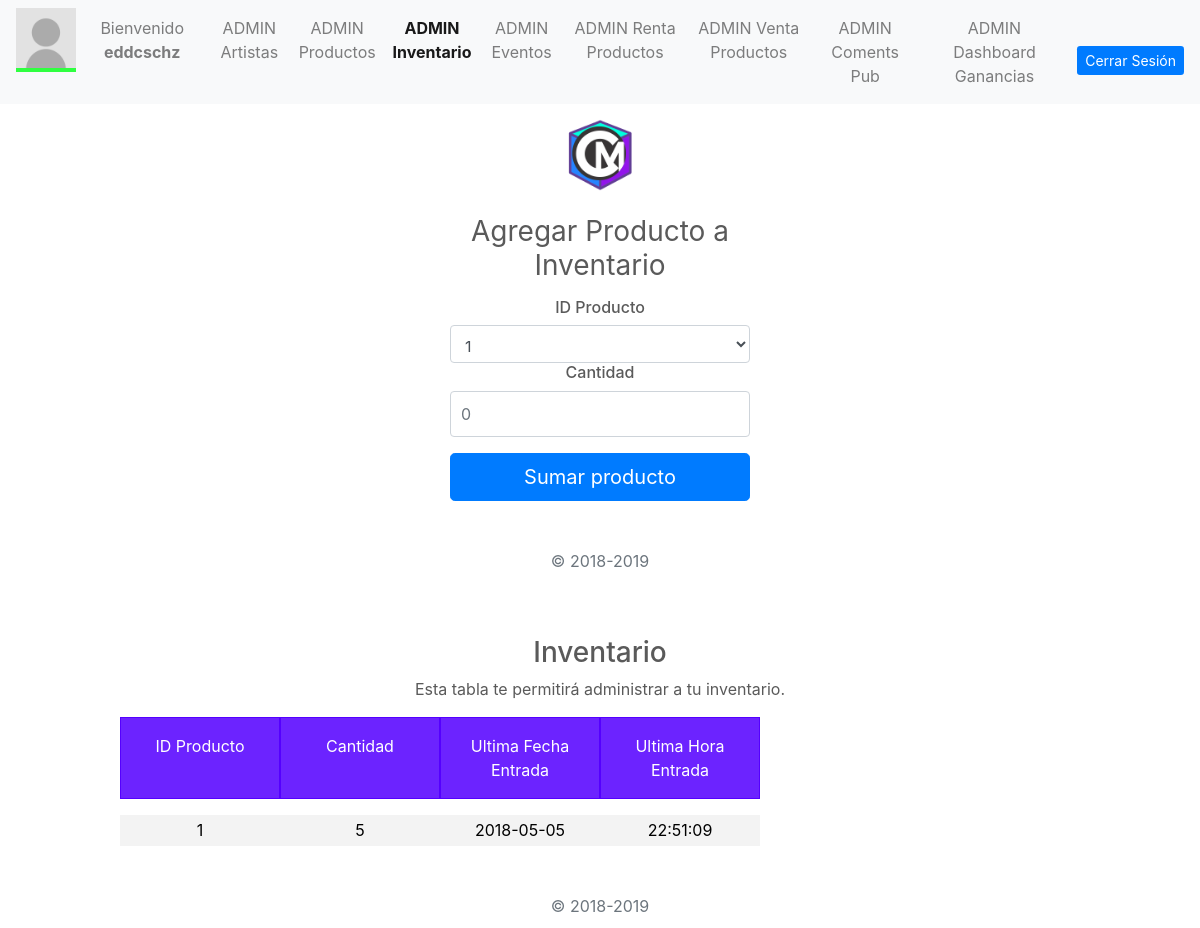
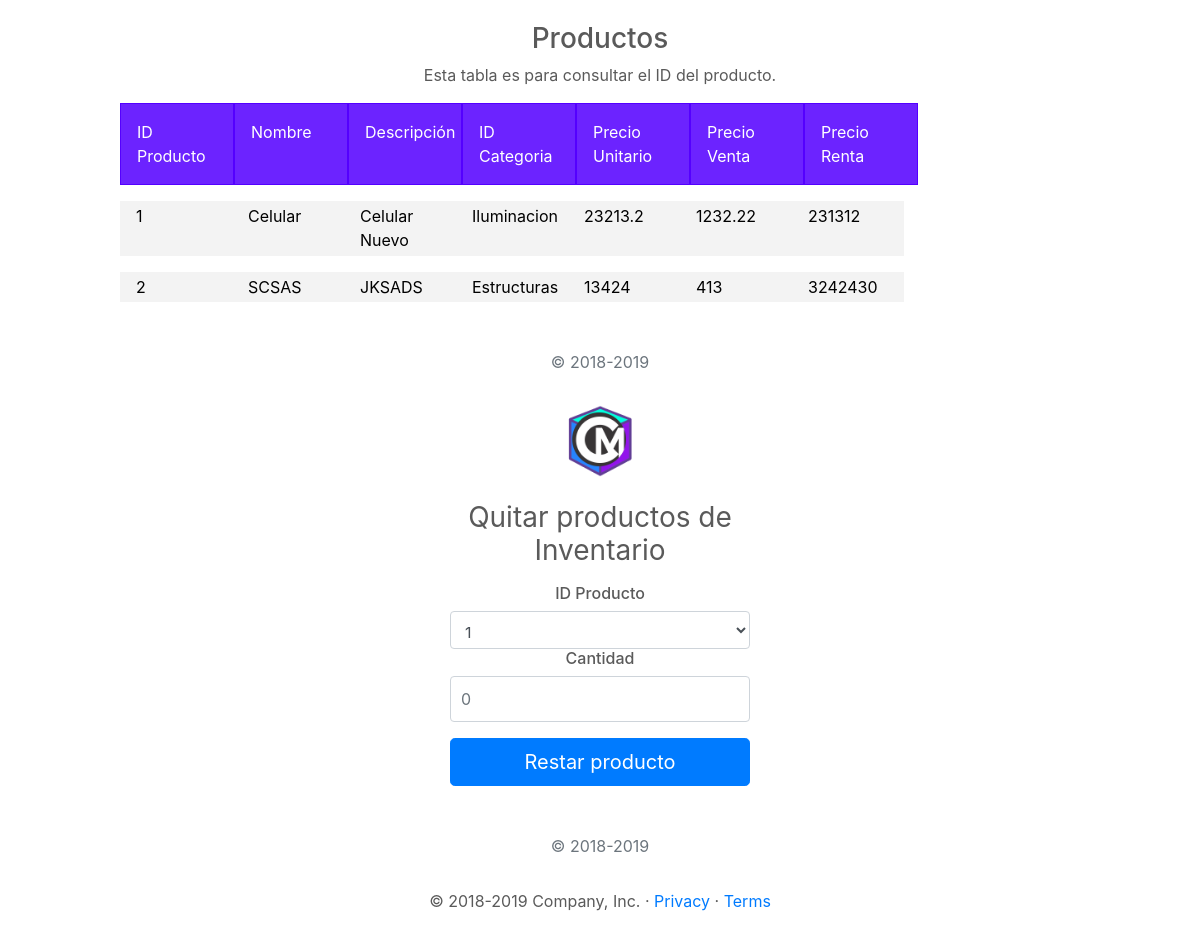
Before: /UserAdmin/AdminInvent.php (signed in) with the older database file (2 pictures, top to bottom).
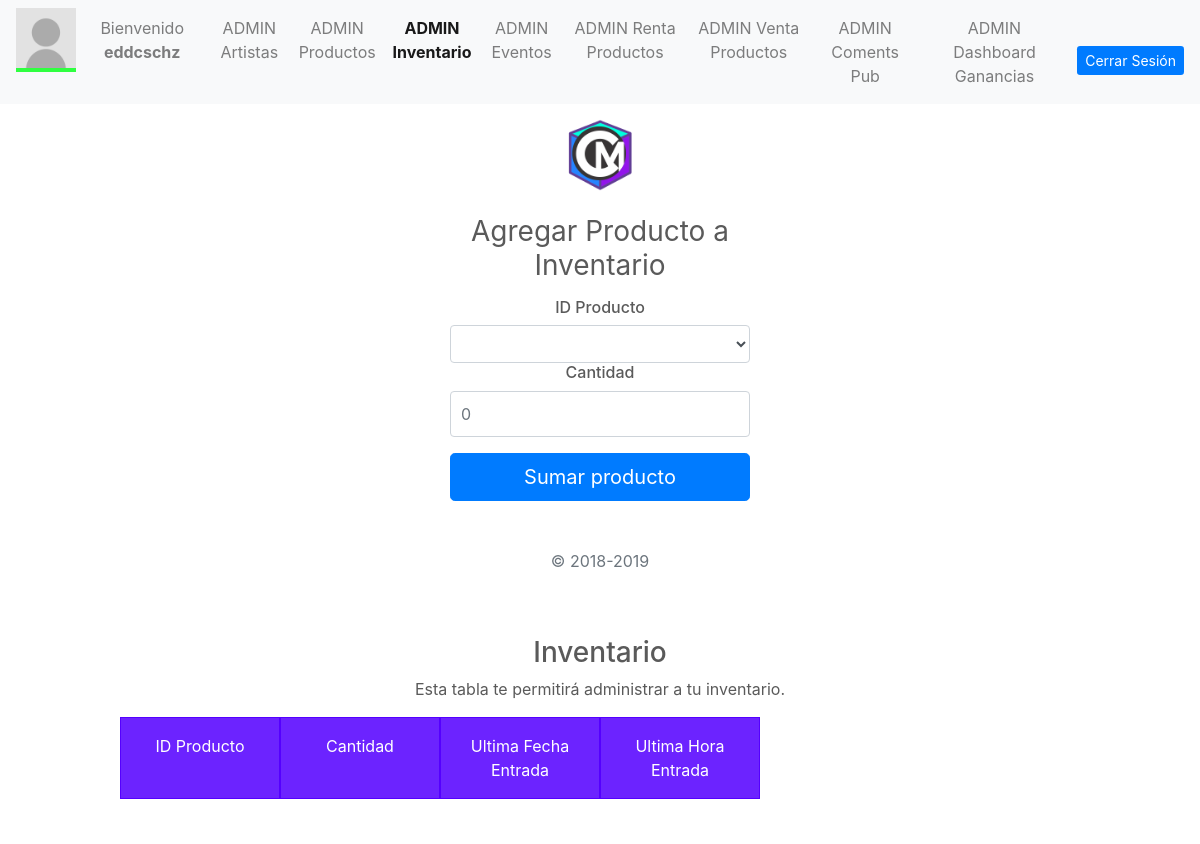
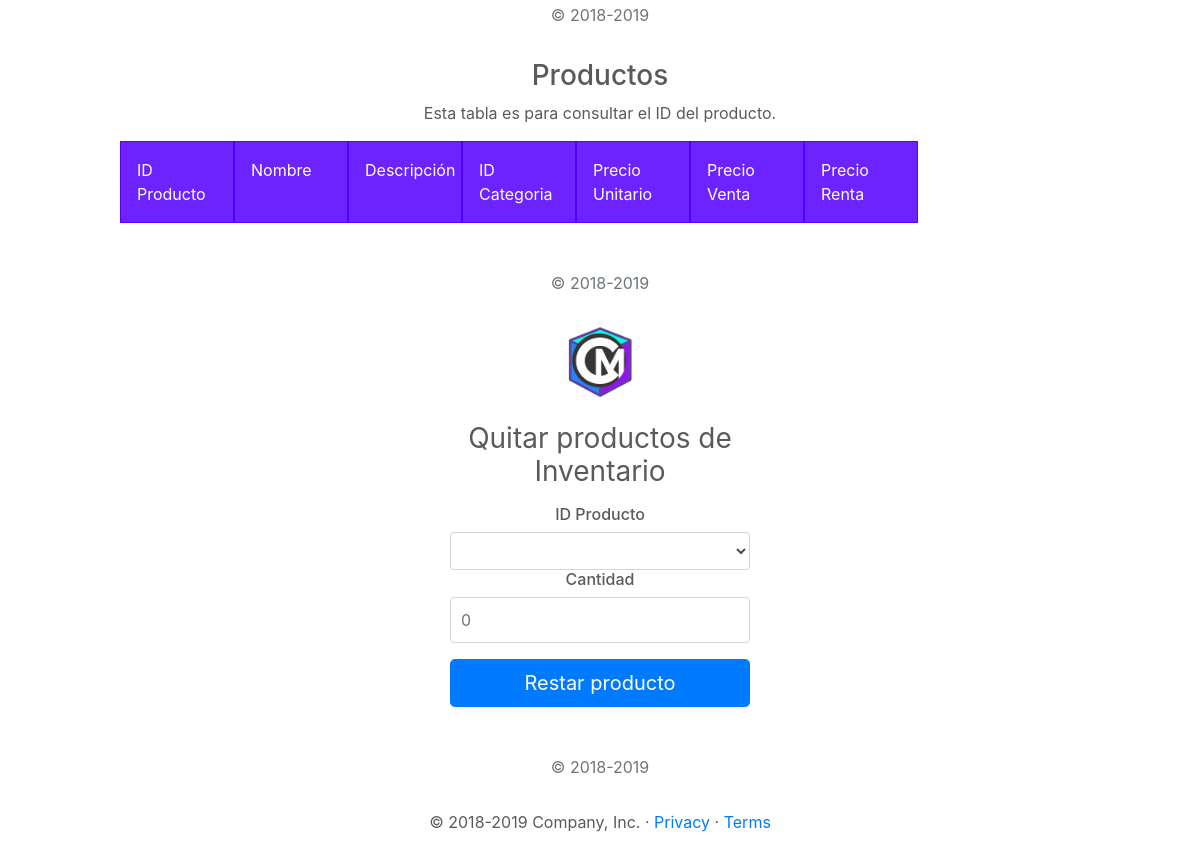
After: the same page with the newer database file (2 pictures, top to bottom).
### tables this page shows
CREATE TABLE `inventario` (
  `idProducto` int(11) NOT NULL,
  `cantidadExistencia` int(11) NOT NULL,
  `fechaEntrada` date NOT NULL,
  `horaEntrada` time NOT NULL
);

CREATE TABLE `producto` (
  `idProducto` int(11) NOT NULL,
  `nombre` varchar(100) NOT NULL,
  `descripcion` varchar(200) NOT NULL,
  `categoria` varchar(30) NOT NULL,
  `precioUnitario` float NOT NULL,
  `precioVenta` float NOT NULL,
  `precioRenta` float NOT NULL
);

### PHP/DBConexion.php (called while the page is built, shortened)
<?php
class User
{
    private $db;
    public function __construct($host, $port, $dbname, $dbuser, $password) {
        $dsn = "mysql:host=$host; dbname=$dbname;";
        try{
            $this->db = new PDO($dsn, $dbuser, $password);
            $this->db->setAttribute(PDO::ATTR_ERRMODE,PDO::ERRMODE_EXCEPTION);
        }
        catch(PDOException $ex)
        {
            echo 'Error en conexión con la conecion a la BD' . $ex.getMessage();
            die();
        }
    }
    public function consultProduct(){
        try {
            $sql = "SELECT * FROM `producto`";
            $products = $this->db->prepare($sql);
            $products->execute();
            $table = $products;
            return $table;
        }
        catch (PDOException $ex) {
            echo "Error al obtener la tabla de productos." . $ex->getMessage();
        }
    }
    public function consultInvent(){
        try {
            $sql = "SELECT * FROM `inventario`";
            $invents = $this->db->prepare($sql);
            $invents->execute();
            $table = $invents;
            return $table;
        }
        catch (PDOException $ex) {
            echo "Error al obtener la tabla de inventario." . $ex->getMessage();
        }
    }
}

### PHP/ConsultInvent.php (called while the page is built)
<?php
include 'DBconexion.php';
$consult = new User("localhost", "", "dbcirculomusical", "root", "");
$consultP = $consult->consultProduct();
$consultIDP =$consult->consultProduct();
$consultIDPR =$consult->consultProduct();
$consultI = $consult->consultInvent();
?>

### UserAdmin/AdminInvent.php (the view, shortened to what the changed rows need)
<?php
    include '../PHP/ConsultInvent.php';
?>
  <!doctype html>
  <html lang="en">
  <head>
    <link href="../bootstrap/dist/css/bootstrap.min.css" rel="stylesheet">
    <link href="adminStyle.css" rel="stylesheet">
    <link href="grid.css" rel="stylesheet">
  </head>
  <body class="text-center">
    <form class="form-signin" action="../PHP/InsertInvent.php" method="POST">
      <a href="../Cover/Cover.html">
        <img class="mb-4" src="../resources/iconCM.png" alt="" width="72" height="72">
      </a>
      <h1 class="h3 mb-3 font-weight-normal">Agregar Producto a Inventario</h1>
      <h6>ID Producto</h6>
      <select name="idProdInv" class="form-control" required autofocus>
        <?php
        while($d = $consultIDP->fetch(PDO::FETCH_ASSOC))
        {
          echo'<option value='.$d['idProducto'].'>'.$d['idProducto'] .' </option>';
        }
      ?>
      </select>
      <h6>Cantidad</h6>
      <input type="number" placeholder="0" min="0" id="cantInv" name="cantProdInv" class="form-control" required>
      <button class="btn btn-lg btn-primary btn-block" type="submit">Sumar producto</button>
      <p class="mt-5 mb-3 text-muted">&copy; 2018-2019</p>
    </form>
    <div class="table-consult">
      <?php
        while($i = $consultI->fetch(PDO::FETCH_ASSOC))
        {
          echo '<div class="row"> <div class="col-md-2">'.$i['idProducto'].'</div> <div class="col-md-2">'.$i['cantidadExistencia'].'</div> <div class="col-md-2">'.$i['fechaEntrada'].'</div> <div class="col-md-2">'.$i['horaEntrada'].'</div> </div>';
        }
      ?>
    </div>
    <div class="table-consult">
      <?php
        while($p = $consultP->fetch(PDO::FETCH_ASSOC))
        {
          echo '<div class="row"> <div class="col-1">'.$p['idProducto'].'</div> <div class="col-1">'.$p['nombre'].'</div> <div class="col-1">'.$p['descripcion'].'</div> <div class="col-1">'.$p['categoria'].'</div> <div class="col-1">'.$p['precioUnitario'].'</div> <div class="col-1">'.$p['precioVenta'].'</div> <div class="col-1">'.$p['precioRenta'].'</div> </div>';
        }
      ?>
    </div>
    <form class="form-signin" action="../PHP/UpdateInvent.php" method="POST">
      <a href="../Cover/Cover.html">
        <img class="mb-4" src="../resources/iconCM.png" alt="" width="72" height="72">
      </a>
      <h1 class="h3 mb-3 font-weight-normal">Quitar productos de Inventario </h1>
      <h6>ID Producto</h6>
      <select name="idProdRest" class="form-control" required autofocus>
        <?php
        while($pr = $consultIDPR->fetch(PDO::FETCH_ASSOC))
        {
          echo'<option value='.$pr['idProducto'].'>'.$pr['idProducto'] .' </option>';
        }
      ?>
      </select>
      <h6>Cantidad</h6>
      <input type="number" placeholder="0" min="0" id="cantProdRest" name="cantProdRest" class="form-control" required>
      <button class="btn btn-lg btn-primary btn-block" type="submit">Restar producto</button>
      <p class="mt-5 mb-3 text-muted">&copy; 2018-2019</p>
    </form>
  </body>
  </html>

Changed rows visible on the page:
removed inventario: idProducto "1", cantidadExistencia "5", fechaEntrada "2018-05-05", horaEntrada "22:51:09"
removed producto: idProducto "1", nombre "Celular", descripcion "Celular Nuevo", categoria "Iluminacion", precioUnitario "23213.2", precioVenta "1232.22", precioRenta "231312"
removed producto: idProducto "2", nombre "SCSAS", descripcion "JKSADS", categoria "Estructuras", precioUnitario "13424", precioVenta "413", precioRenta "3242430"
Other visible differences:
form field idProdInv: "1" → (not shown)
form field idProdRest: "1" → (not shown)
